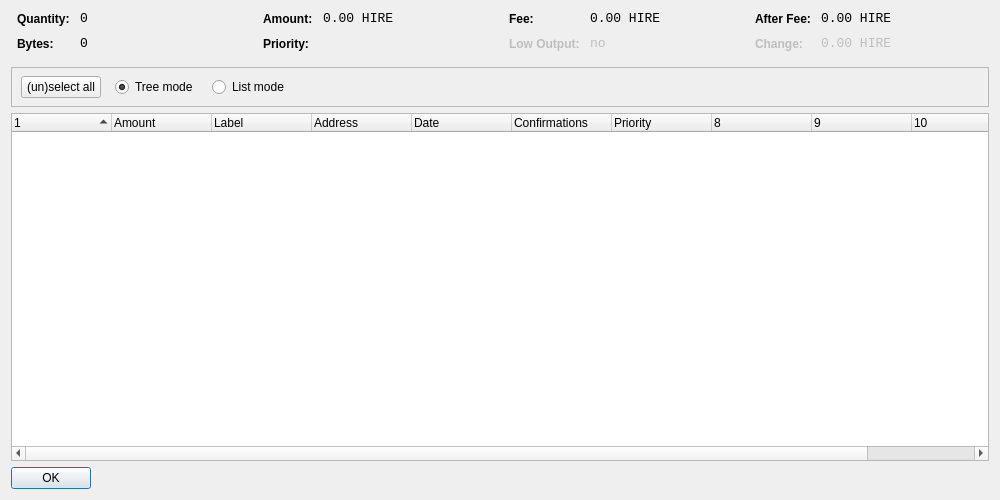
<?xml version="1.0" encoding="UTF-8"?>
<ui version="4.0">
 <class>CoinControlDialog</class>
 <widget class="QDialog" name="CoinControlDialog">
  <property name="geometry">
   <rect>
    <x>0</x>
    <y>0</y>
    <width>1000</width>
    <height>500</height>
   </rect>
  </property>
  <property name="windowTitle">
   <string>Coin Control</string>
  </property>
  <layout class="QVBoxLayout" name="verticalLayout">
   <item>
    <layout class="QHBoxLayout" name="horizontalLayoutTop" stretch="0,0,0,0">
     <property name="topMargin">
      <number>0</number>
     </property>
     <property name="bottomMargin">
      <number>10</number>
     </property>
     <item>
      <layout class="QFormLayout" name="formLayoutCoinControl1">
       <property name="horizontalSpacing">
        <number>10</number>
       </property>
       <property name="verticalSpacing">
        <number>10</number>
       </property>
       <property name="leftMargin">
        <number>6</number>
       </property>
       <property name="rightMargin">
        <number>6</number>
       </property>
       <item row="0" column="0">
        <widget class="QLabel" name="labelCoinControlQuantityText">
         <property name="styleSheet">
          <string notr="true">font-weight:bold;</string>
         </property>
         <property name="text">
          <string>Quantity:</string>
         </property>
        </widget>
       </item>
       <item row="0" column="1">
        <widget class="QLabel" name="labelCoinControlQuantity">
         <property name="font">
          <font>
           <family>Monospace</family>
           <pointsize>10</pointsize>
          </font>
         </property>
         <property name="cursor">
          <cursorShape>IBeamCursor</cursorShape>
         </property>
         <property name="contextMenuPolicy">
          <enum>Qt::ActionsContextMenu</enum>
         </property>
         <property name="text">
          <string notr="true">0</string>
         </property>
         <property name="textInteractionFlags">
          <set>Qt::LinksAccessibleByMouse|Qt::TextSelectableByKeyboard|Qt::TextSelectableByMouse</set>
         </property>
        </widget>
       </item>
       <item row="1" column="0">
        <widget class="QLabel" name="labelCoinControlBytesText">
         <property name="styleSheet">
          <string notr="true">font-weight:bold;</string>
         </property>
         <property name="text">
          <string>Bytes:</string>
         </property>
        </widget>
       </item>
       <item row="1" column="1">
        <widget class="QLabel" name="labelCoinControlBytes">
         <property name="font">
          <font>
           <family>Monospace</family>
           <pointsize>10</pointsize>
          </font>
         </property>
         <property name="cursor">
          <cursorShape>IBeamCursor</cursorShape>
         </property>
         <property name="contextMenuPolicy">
          <enum>Qt::ActionsContextMenu</enum>
         </property>
         <property name="text">
          <string notr="true">0</string>
         </property>
         <property name="textInteractionFlags">
          <set>Qt::LinksAccessibleByMouse|Qt::TextSelectableByKeyboard|Qt::TextSelectableByMouse</set>
         </property>
        </widget>
       </item>
      </layout>
     </item>
     <item>
      <layout class="QFormLayout" name="formLayoutCoinControl2">
       <property name="horizontalSpacing">
        <number>10</number>
       </property>
       <property name="verticalSpacing">
        <number>10</number>
       </property>
       <property name="leftMargin">
        <number>6</number>
       </property>
       <property name="rightMargin">
        <number>6</number>
       </property>
       <item row="0" column="0">
        <widget class="QLabel" name="labelCoinControlAmountText">
         <property name="styleSheet">
          <string notr="true">font-weight:bold;</string>
         </property>
         <property name="text">
          <string>Amount:</string>
         </property>
        </widget>
       </item>
       <item row="0" column="1">
        <widget class="QLabel" name="labelCoinControlAmount">
         <property name="font">
          <font>
           <family>Monospace</family>
           <pointsize>10</pointsize>
          </font>
         </property>
         <property name="cursor">
          <cursorShape>IBeamCursor</cursorShape>
         </property>
         <property name="contextMenuPolicy">
          <enum>Qt::ActionsContextMenu</enum>
         </property>
         <property name="text">
          <string notr="true">0.00 HIRE</string>
         </property>
         <property name="textInteractionFlags">
          <set>Qt::LinksAccessibleByMouse|Qt::TextSelectableByKeyboard|Qt::TextSelectableByMouse</set>
         </property>
        </widget>
       </item>
       <item row="1" column="0">
        <widget class="QLabel" name="labelCoinControlPriorityText">
         <property name="styleSheet">
          <string notr="true">font-weight:bold;</string>
         </property>
         <property name="text">
          <string>Priority:</string>
         </property>
        </widget>
       </item>
       <item row="1" column="1">
        <widget class="QLabel" name="labelCoinControlPriority">
         <property name="font">
          <font>
           <family>Monospace</family>
           <pointsize>10</pointsize>
          </font>
         </property>
         <property name="cursor">
          <cursorShape>IBeamCursor</cursorShape>
         </property>
         <property name="contextMenuPolicy">
          <enum>Qt::ActionsContextMenu</enum>
         </property>
         <property name="text">
          <string/>
         </property>
         <property name="textInteractionFlags">
          <set>Qt::LinksAccessibleByMouse|Qt::TextSelectableByKeyboard|Qt::TextSelectableByMouse</set>
         </property>
        </widget>
       </item>
      </layout>
     </item>
     <item>
      <layout class="QFormLayout" name="formLayoutCoinControl3">
       <property name="horizontalSpacing">
        <number>10</number>
       </property>
       <property name="verticalSpacing">
        <number>10</number>
       </property>
       <property name="leftMargin">
        <number>6</number>
       </property>
       <property name="rightMargin">
        <number>6</number>
       </property>
       <item row="0" column="0">
        <widget class="QLabel" name="labelCoinControlFeeText">
         <property name="styleSheet">
          <string notr="true">font-weight:bold;</string>
         </property>
         <property name="text">
          <string>Fee:</string>
         </property>
        </widget>
       </item>
       <item row="0" column="1">
        <widget class="QLabel" name="labelCoinControlFee">
         <property name="font">
          <font>
           <family>Monospace</family>
           <pointsize>10</pointsize>
          </font>
         </property>
         <property name="cursor">
          <cursorShape>IBeamCursor</cursorShape>
         </property>
         <property name="contextMenuPolicy">
          <enum>Qt::ActionsContextMenu</enum>
         </property>
         <property name="text">
          <string notr="true">0.00 HIRE</string>
         </property>
         <property name="textInteractionFlags">
          <set>Qt::LinksAccessibleByMouse|Qt::TextSelectableByKeyboard|Qt::TextSelectableByMouse</set>
         </property>
        </widget>
       </item>
       <item row="1" column="0">
        <widget class="QLabel" name="labelCoinControlLowOutputText">
         <property name="enabled">
          <bool>false</bool>
         </property>
         <property name="styleSheet">
          <string notr="true">font-weight:bold;</string>
         </property>
         <property name="text">
          <string>Low Output:</string>
         </property>
        </widget>
       </item>
       <item row="1" column="1">
        <widget class="QLabel" name="labelCoinControlLowOutput">
         <property name="enabled">
          <bool>false</bool>
         </property>
         <property name="font">
          <font>
           <family>Monospace</family>
           <pointsize>10</pointsize>
          </font>
         </property>
         <property name="cursor">
          <cursorShape>IBeamCursor</cursorShape>
         </property>
         <property name="contextMenuPolicy">
          <enum>Qt::ActionsContextMenu</enum>
         </property>
         <property name="text">
          <string notr="true">no</string>
         </property>
         <property name="textInteractionFlags">
          <set>Qt::LinksAccessibleByMouse|Qt::TextSelectableByKeyboard|Qt::TextSelectableByMouse</set>
         </property>
        </widget>
       </item>
      </layout>
     </item>
     <item>
      <layout class="QFormLayout" name="formLayoutCoinControl4">
       <property name="horizontalSpacing">
        <number>10</number>
       </property>
       <property name="verticalSpacing">
        <number>10</number>
       </property>
       <property name="leftMargin">
        <number>6</number>
       </property>
       <property name="rightMargin">
        <number>6</number>
       </property>
       <item row="0" column="0">
        <widget class="QLabel" name="labelCoinControlAfterFeeText">
         <property name="styleSheet">
          <string notr="true">font-weight:bold;</string>
         </property>
         <property name="text">
          <string>After Fee:</string>
         </property>
        </widget>
       </item>
       <item row="0" column="1">
        <widget class="QLabel" name="labelCoinControlAfterFee">
         <property name="font">
          <font>
           <family>Monospace</family>
           <pointsize>10</pointsize>
          </font>
         </property>
         <property name="cursor">
          <cursorShape>IBeamCursor</cursorShape>
         </property>
         <property name="contextMenuPolicy">
          <enum>Qt::ActionsContextMenu</enum>
         </property>
         <property name="text">
          <string notr="true">0.00 HIRE</string>
         </property>
         <property name="textInteractionFlags">
          <set>Qt::LinksAccessibleByMouse|Qt::TextSelectableByKeyboard|Qt::TextSelectableByMouse</set>
         </property>
        </widget>
       </item>
       <item row="1" column="0">
        <widget class="QLabel" name="labelCoinControlChangeText">
         <property name="enabled">
          <bool>false</bool>
         </property>
         <property name="styleSheet">
          <string notr="true">font-weight:bold;</string>
         </property>
         <property name="text">
          <string>Change:</string>
         </property>
        </widget>
       </item>
       <item row="1" column="1">
        <widget class="QLabel" name="labelCoinControlChange">
         <property name="enabled">
          <bool>false</bool>
         </property>
         <property name="font">
          <font>
           <family>Monospace</family>
           <pointsize>10</pointsize>
          </font>
         </property>
         <property name="cursor">
          <cursorShape>IBeamCursor</cursorShape>
         </property>
         <property name="contextMenuPolicy">
          <enum>Qt::ActionsContextMenu</enum>
         </property>
         <property name="text">
          <string notr="true">0.00 HIRE</string>
         </property>
         <property name="textInteractionFlags">
          <set>Qt::LinksAccessibleByMouse|Qt::TextSelectableByKeyboard|Qt::TextSelectableByMouse</set>
         </property>
        </widget>
       </item>
      </layout>
     </item>
    </layout>
   </item>
   <item>
    <widget class="QFrame" name="frame">
     <property name="minimumSize">
      <size>
       <width>0</width>
       <height>40</height>
      </size>
     </property>
     <property name="frameShape">
      <enum>QFrame::StyledPanel</enum>
     </property>
     <property name="frameShadow">
      <enum>QFrame::Sunken</enum>
     </property>
     <widget class="QWidget" name="horizontalLayoutWidget">
      <property name="geometry">
       <rect>
        <x>10</x>
        <y>0</y>
        <width>781</width>
        <height>41</height>
       </rect>
      </property>
      <layout class="QHBoxLayout" name="horizontalLayoutPanel" stretch="0,0,0,0,0">
       <property name="spacing">
        <number>14</number>
       </property>
       <item>
        <widget class="QPushButton" name="pushButtonSelectAll">
         <property name="sizePolicy">
          <sizepolicy hsizetype="Maximum" vsizetype="Fixed">
           <horstretch>0</horstretch>
           <verstretch>0</verstretch>
          </sizepolicy>
         </property>
         <property name="text">
          <string>(un)select all</string>
         </property>
        </widget>
       </item>
       <item>
        <widget class="QRadioButton" name="radioTreeMode">
         <property name="sizePolicy">
          <sizepolicy hsizetype="Maximum" vsizetype="Fixed">
           <horstretch>0</horstretch>
           <verstretch>0</verstretch>
          </sizepolicy>
         </property>
         <property name="text">
          <string>Tree mode</string>
         </property>
         <property name="checked">
          <bool>true</bool>
         </property>
        </widget>
       </item>
       <item>
        <widget class="QRadioButton" name="radioListMode">
         <property name="sizePolicy">
          <sizepolicy hsizetype="Maximum" vsizetype="Fixed">
           <horstretch>0</horstretch>
           <verstretch>0</verstretch>
          </sizepolicy>
         </property>
         <property name="text">
          <string>List mode</string>
         </property>
        </widget>
       </item>
       <item>
        <spacer name="horizontalSpacer">
         <property name="orientation">
          <enum>Qt::Horizontal</enum>
         </property>
         <property name="sizeHint" stdset="0">
          <size>
           <width>40</width>
           <height>20</height>
          </size>
         </property>
        </spacer>
       </item>
      </layout>
     </widget>
    </widget>
   </item>
   <item>
    <widget class="CoinControlTreeWidget" name="treeWidget">
     <property name="contextMenuPolicy">
      <enum>Qt::CustomContextMenu</enum>
     </property>
     <property name="sortingEnabled">
      <bool>false</bool>
     </property>
     <property name="columnCount">
      <number>11</number>
     </property>
     <attribute name="headerShowSortIndicator" stdset="0">
      <bool>true</bool>
     </attribute>
     <attribute name="headerStretchLastSection">
      <bool>false</bool>
     </attribute>
     <column>
      <property name="text">
       <string/>
      </property>
     </column>
     <column>
      <property name="text">
       <string>Amount</string>
      </property>
     </column>
     <column>
      <property name="text">
       <string>Label</string>
      </property>
     </column>
     <column>
      <property name="text">
       <string>Address</string>
      </property>
     </column>
     <column>
      <property name="text">
       <string>Date</string>
      </property>
     </column>
     <column>
      <property name="text">
       <string>Confirmations</string>
      </property>
      <property name="toolTip">
       <string>Confirmed</string>
      </property>
     </column>
     <column>
      <property name="text">
       <string>Priority</string>
      </property>
     </column>
     <column>
      <property name="text">
       <string/>
      </property>
     </column>
     <column>
      <property name="text">
       <string/>
      </property>
     </column>
     <column>
      <property name="text">
       <string/>
      </property>
     </column>
     <column>
      <property name="text">
       <string/>
      </property>
     </column>
    </widget>
   </item>
   <item>
    <widget class="QDialogButtonBox" name="buttonBox">
     <property name="sizePolicy">
      <sizepolicy hsizetype="Maximum" vsizetype="Fixed">
       <horstretch>0</horstretch>
       <verstretch>0</verstretch>
      </sizepolicy>
     </property>
     <property name="orientation">
      <enum>Qt::Horizontal</enum>
     </property>
     <property name="standardButtons">
      <set>QDialogButtonBox::Ok</set>
     </property>
    </widget>
   </item>
  </layout>
 </widget>
 <customwidgets>
  <customwidget>
   <class>CoinControlTreeWidget</class>
   <extends>QTreeWidget</extends>
   <header>coincontroltreewidget.h</header>
  </customwidget>
 </customwidgets>
 <resources/>
 <connections/>
</ui>
